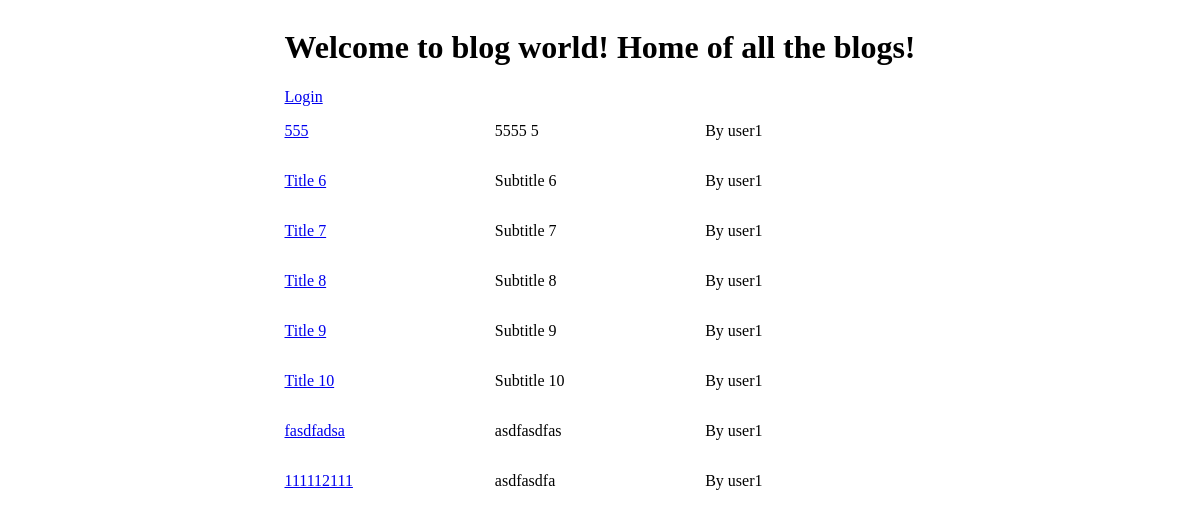
The app's page /blogs, older data.
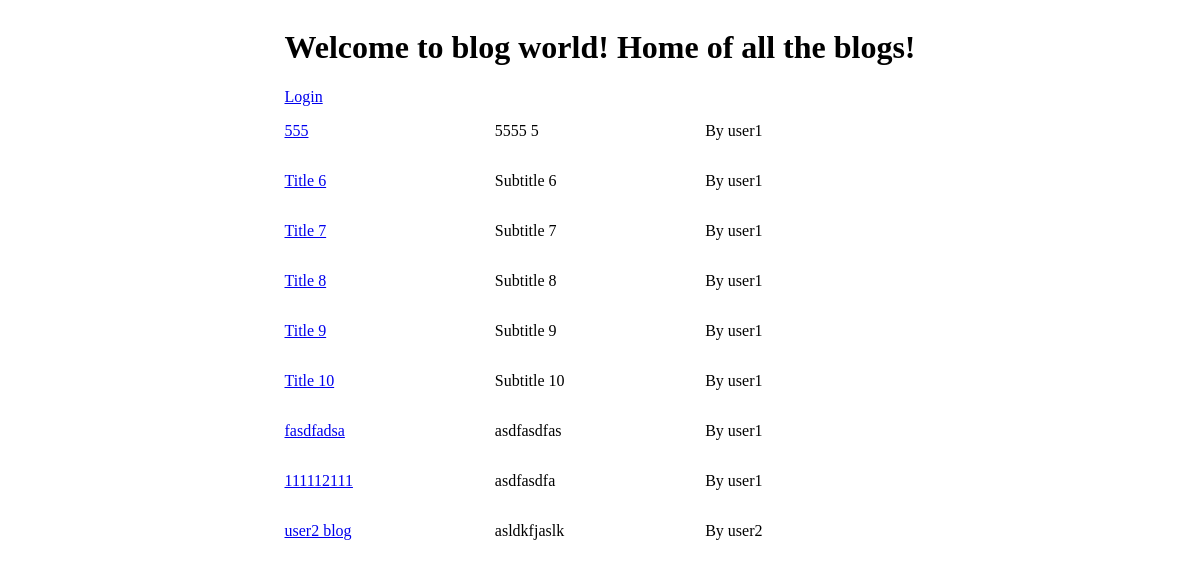
The same page, newer data.
### blog_api/models.py (models this page shows, shortened)
class BlogPost(db.Model):
   __tablename__ = "blog_posts"
   id: Mapped[int] = mapped_column(primary_key=True)
   title: Mapped[str]
   subtitle: Mapped[Optional[str]]
   body: Mapped[str]
   created_at: Mapped[datetime] = mapped_column(server_default=func.now())
   updated_at: Mapped[datetime] = mapped_column(onupdate=lambda : datetime.now(timezone.utc), server_default=func.now())
   author_id: Mapped[int] = mapped_column(ForeignKey("users.id"))
   author: Mapped["User"] = relationship(back_populates="blogs")

class User(db.Model):
   __tablename__="users"
   id: Mapped[int] = mapped_column(primary_key=True)
   username: Mapped[str]
   password: Mapped[str]
   blogs: Mapped[List["BlogPost"]] = relationship(back_populates="author")

### blog_api/api.py (the view)
@app.get('/blogs')
def list_blogs():
    blogs = [{"id":blog.id, "title": blog.title, "subtitle": blog.subtitle, "body": blog.body, "created_at": blog.created_at, "author": blog.author.username} for blog in db.session.execute(db.select(BlogPost)).scalars()]
    return render_template('./blogs.html', blogs=blogs)

### blog_api/templates/blogs.html
{% extends 'base.html' %}
{% block content %}
<h1>Welcome to blog world! Home of all the blogs!</h1>
<div>
    {% if not current_user.is_authenticated %}
    <a href="{{ url_for( 'get_login') }}">Login</a>
    {% else %}
    <p>Logged in as {{current_user.username}}</p>
    <a href="{{ url_for('logout')}}">Logout</a>
    <a href="{{ url_for('new_blog_form')}}">New Blog</a>
    {% endif %}
</div>
<div id="blogs">
    {% for blog in blogs %}
    <div class="blog-overview">
        <a href="{{ url_for( 'get_blog', blog_id=blog.id ) }}">
        <p>{{blog.title}}</p></a>
        <p>{{blog.subtitle}}</p>
        <p>By {{blog.author}}</p>
    </div>
    {% endfor %}
</div>
{% endblock %}

### blog_api/templates/base.html (shortened to what this page needs)
<!DOCTYPE html>
<html>
<head>
    <link rel="stylesheet" href="{{ url_for('static', filename='main.css') }}">
</head>
<body>
    <div id="container">
        {% block content %}
        {% endblock %}
    </div>
</body>
</html>

### blog_api/static/main.css (style rules this page uses)
body { display: flex; flex-direction: column; align-items: center; }
.blog-overview { display: grid; grid-template-columns: repeat(3, 1fr); }

Row changes from the older to the newer data that the page shows:
added BlogPost: title "user2 blog", subtitle "asldkfjaslk"
added User: author "user2"
Text that changed along with them:
new list line: "By"
